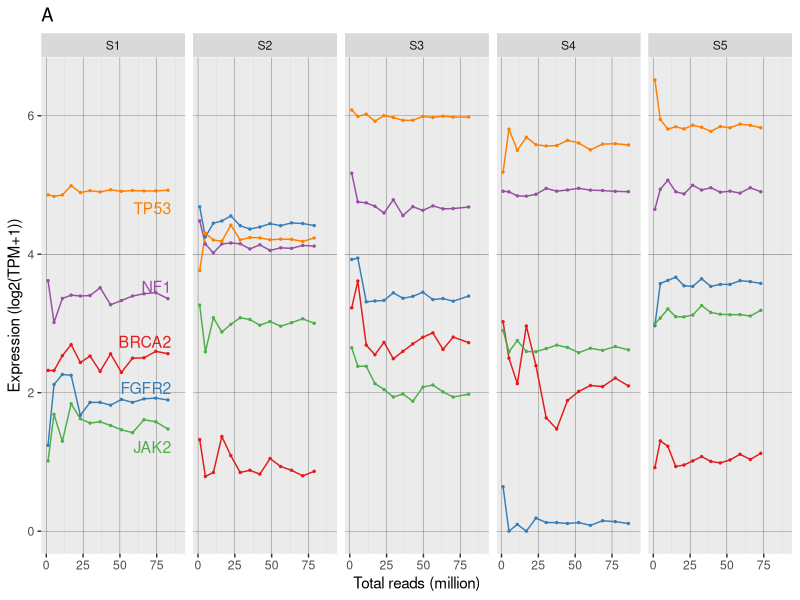
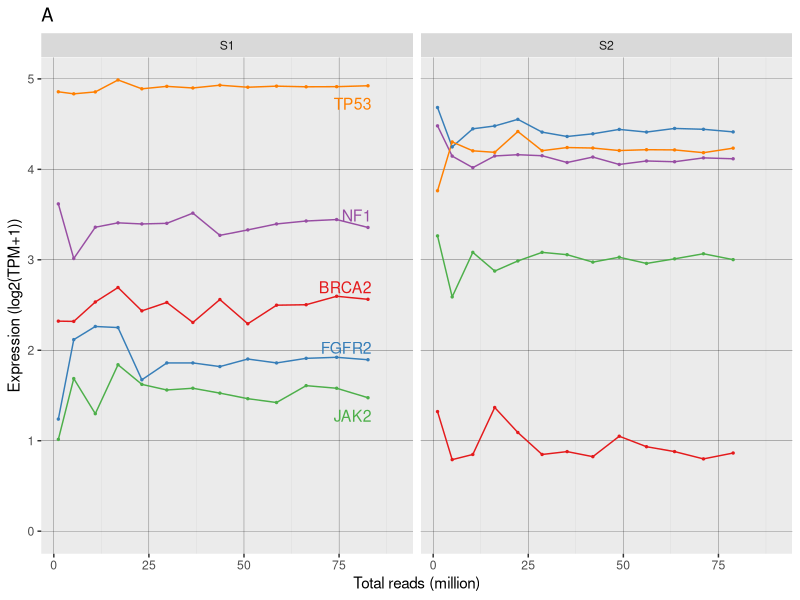
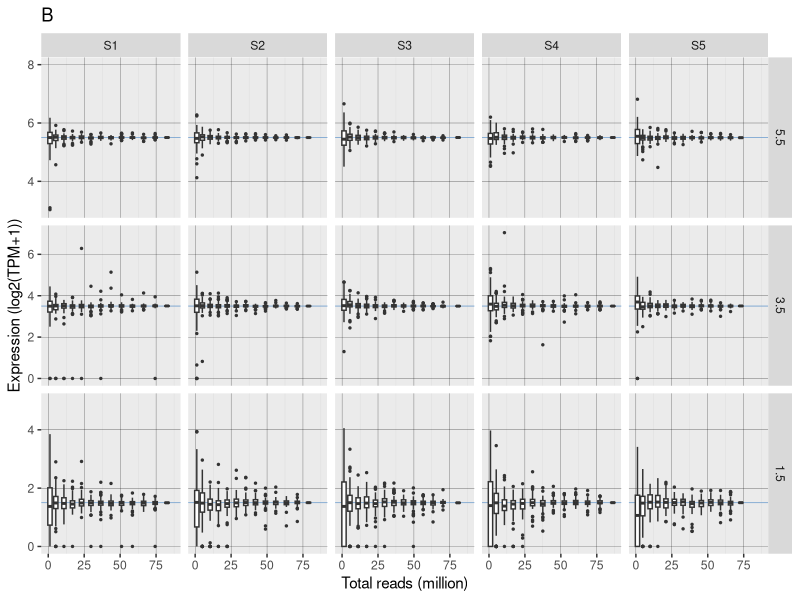
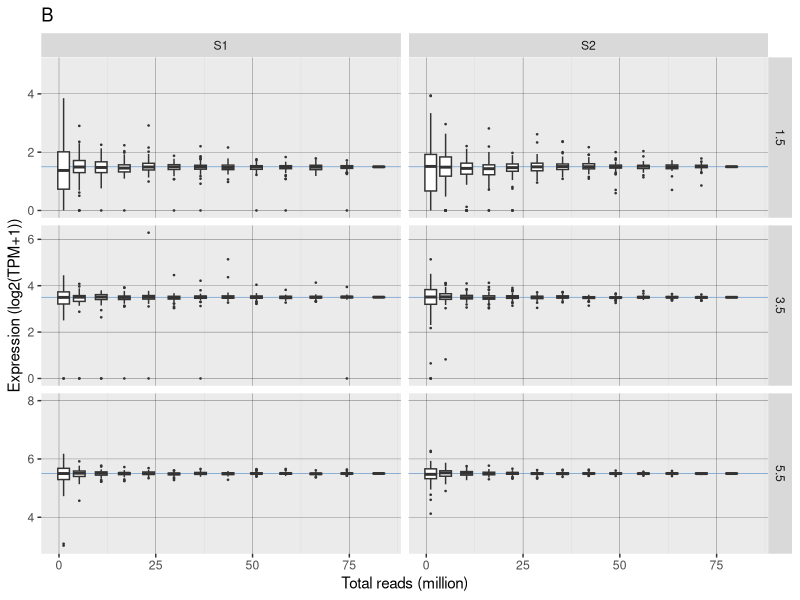
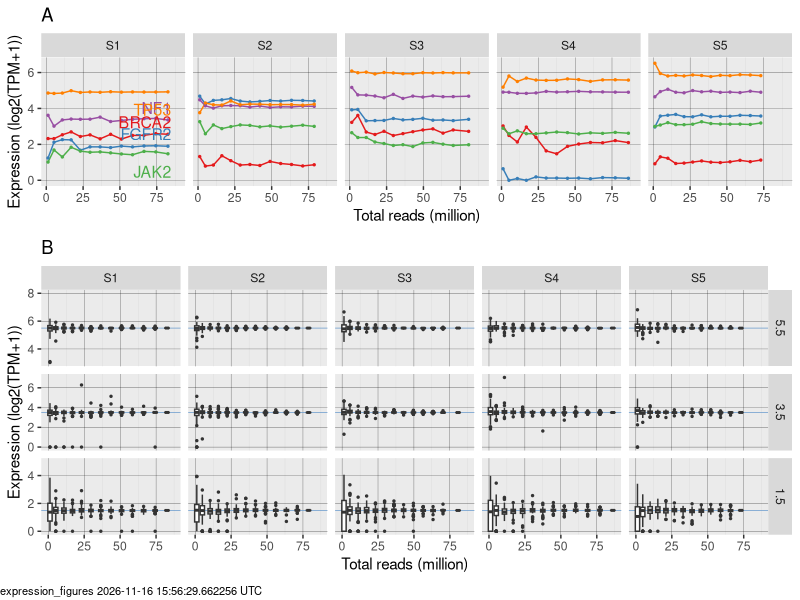
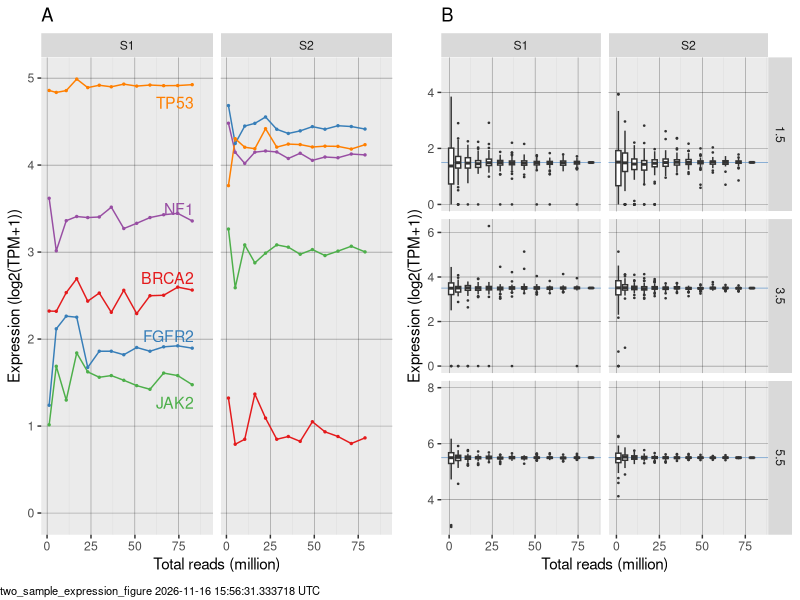

These charts were generated, in order, by the following R code:
## ---- chunk 1

library(readr)
library(tidyr)
library(dplyr)
library(ggplot2)
library(RColorBrewer)
library(knitr)
library(forcats)
library(cowplot)

## ---- chunk 2

gene_abundances_for_bin_detail <- read_tsv("../data/gene_abundances_for_bin_detail.tsv")

highlighted_gene_abundances_raw <- read_tsv("../data/highlighted_gene_abundances.tsv")

read_counts_raw <- read_tsv("../data/read_counts.txt",
                            col_names = c("sample_id", "measurement", "read_count"))

## ---- chunk 3

 
# add information about total reads at data points
highlight_expression <- left_join(highlighted_gene_abundances_raw,
                            read_counts_raw %>%
                              dplyr::filter(measurement == "total_sequences") %>%
                              select(-measurement) %>%
                              select(total_reads = read_count, everything()),
                            by = "sample_id") 

## ---- chunk 4

grid_size_major <- 0.08
grid_size_minor <- 0.05

## ---- chunk 5

expression_label_data <- highlight_expression %>%
  dplyr::filter(
    parent_id == "TH_Eval_014",
    target_UMEND_count == max(target_UMEND_count)) %>% 
  mutate(vjust_val = ifelse(gene %in% c("JAK2", "TP53"), 2, -0.5))

# max_x=20+10*ceiling(max(expression_label_data$max_depth)/1e7)
max_x <- 10 * ceiling(max(expression_label_data$total_reads) / 1E7)

p <- ggplot(highlight_expression) +
  geom_line(aes(x = total_reads / 1e6, y = expression, group = gene, color = gene)) +
  geom_point(aes(x = total_reads / 1e6, y = expression, group = gene, color = gene), size = 0.5)
  # shape= within_accuracy_threshold_of_deepest_val),  size=3, fill="white", alpha=.8 # line opts were , size=1.5, alpha=.7

p2 <- p +
  geom_text(data = expression_label_data,
            aes(x = max_x - 5,
                y = expression,
                label = gene,
                color = gene,
                vjust = vjust_val),
            size = 4, hjust = 1) #+
  #expand_limits(x = max(expression_label_data$max_depth) / 1e6+5)  

p3 <- p2 + 
  facet_wrap(~publication_id, nrow = 1) + 
  background_grid(major = "xy", 
                  minor = "x",
                  colour.major = "black", 
                  colour.minor = grey(0.75),
                  size.major = grid_size_major,
                  size.minor = grid_size_minor) + 
  theme(axis.line = element_blank(),
        legend.position = "none",
        plot.title = element_text(hjust = 0)) + 
  scale_shape_manual(values = c(22, 16))  + 
  scale_color_brewer(guide = FALSE, palette = "Set1") + 
  expand_limits(y = 0, x = max_x) +
  ylab("Expression (log2(TPM+1))") + 
  xlab("Total reads (million)") +
  ggtitle("A")

p3

## ---- chunk 6

ids_to_plot <- c("S1", "S2")
small_highlight_expression <- subset(highlight_expression, publication_id %in% ids_to_plot)

p <- ggplot(small_highlight_expression) +
  geom_line(aes(x = total_reads / 1e6,
                y = expression,
                group = gene,
                color = gene)) +
  geom_point(aes(x = total_reads / 1e6,
                 y = expression,
                 group = gene,
                 color = gene),
             size = 0.5)  # shape= within_accuracy_threshold_of_deepest_val),  size=3, fill="white", alpha=.8 # line opts were , size=1.5, alpha=.7

p2 <- p +
  geom_text(data = expression_label_data,
            aes(x = 1 + total_reads / 1e6,
                y = expression,
                label = gene,
                color = gene,
                vjust = vjust_val),
            size = 4,
            hjust = 1) #+
  #expand_limits(x = max(expression_label_data$max_depth) / 1e6 + 5)  

small_p3 <- p2 + 
  facet_wrap(~publication_id, nrow = 1) + 
  background_grid(major = "xy", 
                  minor = "x",
                  colour.major = "black", 
                  colour.minor = grey(0.75),
                  size.major = grid_size_major,
                  size.minor = grid_size_minor) + 
  theme(axis.line = element_blank(),
        legend.position = "none",
        plot.title = element_text(hjust = 0)) + 
  scale_shape_manual(values = c(22, 16))  + 
  scale_color_brewer(guide = FALSE, palette = "Set1") + 
  expand_limits(y = 0, x = max_x) +
  ylab("Expression (log2(TPM+1))") + 
  xlab("Total reads (million)") +
  ggtitle("A")

small_p3

## ---- chunk 7

half_size_of_expr_bin <- 0.02
gene_expression_levels <- c(1.5, 3.5, 5.5)


n_gene_sample_combos <- gene_abundances_for_bin_detail %>% 
  filter(target_UMEND_count == max(target_UMEND_count)) %>%
  group_by(parent_id, expression_bin) %>%
  summarize(n_genes_per_boxplot = n())

unique(n_gene_sample_combos$n_genes_per_boxplot)

## ---- chunk 8

pretty_expression <-  left_join(gene_abundances_for_bin_detail,
                            read_counts_raw %>%
                              dplyr::filter(measurement == "total_sequences") %>%
                              select(-measurement) %>%
                              select(total_reads = read_count, everything()),
                            by = "sample_id") 



# dummy data to make the y axis as big as i want them
dummy <- bind_rows(c(median_expr = 1.5, expression = 5),
                   c(median_expr = 1.5, expression = 0),
                   c(median_expr = 3.5, expression = 6),
                   c(median_expr = 3.5, expression = 1),
                   c(median_expr = 5.5, expression = 3),
                   c(median_expr = 5.5, expression = 8)) %>%
  mutate(publication_id = "S1", # it doesn't matter which since they're all using the same y axis
         total_reads = 10 * 1e6)

pretty_expression$median_expr_f <- factor(as.character(pretty_expression$expression_bin),
                                          levels = rev(as.character(gene_expression_levels)))
dummy$median_expr_f <- factor(as.character(dummy$median_expr),
                              levels = rev(as.character(gene_expression_levels)))

hline_dummy <- as_tibble(expand.grid(median_expr = unique(dummy$median_expr),
                                     publication_id = unique(pretty_expression$publication_id))) %>%
  mutate(median_expr_f = factor(as.character(median_expr)))

plot_title = "Range of expression of genes with similar expression"
pBin <- ggplot(pretty_expression) + 
  geom_hline(data = hline_dummy, aes(yintercept = median_expr),
             size = 0.25, color = "#6699cc") +
  geom_boxplot(aes(x = total_reads / 1e6,
                   y = expression,
                   group = paste(expression_bin, median_of_depth_bin)), #color=label,
               outlier.size = 0.5, width = 3) + 
  xlab("Total reads (million)") + 
  ylab("Expression (log2(TPM+1))") + 
  theme(legend.position = "none") + 
  facet_grid(median_expr_f ~ publication_id, scales = "free_y") +
  geom_blank(data = dummy, aes(x = total_reads / 1e6, y = expression)) +
  scale_y_continuous(breaks = seq(0, 10, by = 2)) + 
  ggtitle("B")
  # ggtitle(plot_title)

pBin2 <- pBin +
  background_grid(major = "xy", 
                  minor = "x",
                  colour.major = "black", 
                  colour.minor = grey(0.75),
                  size.major = grid_size_major,
                  size.minor = grid_size_minor) +
  theme(axis.line = element_blank(),
        plot.title = element_text(hjust = 0)) +
  scale_x_continuous(breaks = seq(0, max_x, 25))
  # minor_breaks = seq(5, max_x, 5)) +
  # scale_x_continuous(breaks = seq(0, max_x, 25),
  # minor_breaks = seq(5, max_x, 5)) +

pBin2
# ggsave(paste0("figures_and_tables/", plot_title, ".png"), plot=pBin, width=7, height=7)

## ---- chunk 9

# dummy data to make the y axis as big as i want them
dummy <- bind_rows(c(expression_bin = 1.5, expression = 5),
                   c(expression_bin = 1.5, expression = 0),
                   c(expression_bin = 3.5, expression = 6),
                   c(expression_bin = 3.5, expression = 1),
                   c(expression_bin = 5.5, expression = 3),
                   c(expression_bin = 5.5, expression = 8)) %>%
  mutate(publication_id = "S1", # it doesn't matter which since they're all using the same y axis
         total_reads = 10 * 1e6)

hline_dummy <- as_tibble(expand.grid(expression_bin = unique(dummy$expression_bin),
                                     publication_id = unique(pretty_expression$publication_id))) %>%
  mutate(
    expression_bin_f = factor(as.character(expression_bin), as.character(gene_expression_levels))
  )

pretty_expression$expression_bin_f <- factor(as.character(pretty_expression$expression_bin),
                                             levels = as.character(gene_expression_levels))
dummy$expression_bin_f <- factor(as.character(dummy$expression_bin),
                              levels = as.character(gene_expression_levels))
hline_dummy$expression_bin_f <- factor(hline_dummy$expression_bin_f,
                                    levels = as.character(gene_expression_levels))

ids_to_plot <- c("S1", "S2")
small_pretty_expression <- subset(pretty_expression, publication_id %in% ids_to_plot)
small_hline_dummy <- subset(hline_dummy, publication_id %in% ids_to_plot)

plot_title <- "Range of expression of genes with similar expression"
pBin <- ggplot(small_pretty_expression) + 
  geom_hline(data = small_hline_dummy, aes(yintercept = expression_bin),
             size = 0.25, color = "#6699cc") + # color = "grey") +
  geom_boxplot(aes(x = total_reads / 1e6,
                   y = expression,
                   group = paste(expression_bin, median_of_depth_bin)), #color=label,
               outlier.size = 0.25, width = 3) + 
  # geom_hline(data=hline_dummy, aes(yintercept=expression_bin), size=0.5, linetype="dotted", color="blue") +
  xlab("Total reads (million)") + 
  ylab("Expression (log2(TPM+1))") + 
  theme(legend.position = "none") + 
  facet_grid(expression_bin_f ~ publication_id, scales = "free_y") +
  geom_blank(data = dummy, aes(x = total_reads / 1e6, y = expression)) +
  scale_y_continuous(breaks = seq(0, 10, by = 2)) + 
  ggtitle("B")
  # ggtitle(plot_title)

pSmallBin2 <- pBin +
  background_grid(major = "xy", 
                  minor = "x",
                  colour.major = "black", 
                  colour.minor = grey(0.75),
                  size.major = grid_size_major,
                  size.minor = grid_size_minor) +
  theme(axis.line = element_blank(),
        plot.title = element_text(hjust = 0)) +
  scale_x_continuous(breaks = seq(0, max_x, 25))

pSmallBin2

## ---- chunk 10

combined_figure_name <- "expression_figures"

library(grid)
library(gtable)
library(gridExtra)

grob1 <- ggplotGrob(p3)
grob2 <- ggplotGrob(pBin2)

this_time_stamp <- Sys.time()

grobCombo <- arrangeGrob(grobs = list(grob1, grob2), 
                         layout_matrix = rbind(c(1,1),
                                               c(1,1),
                                               c(2,2),
                                               c(2,2),
                                               c(2,2)),
                         bottom = textGrob(paste(combined_figure_name, this_time_stamp, "UTC"),
                                           x=0,
                                           just = "left",
                                           gp = gpar(fontsize = 8)))
grid.newpage()
grid.draw(grobCombo)

ggsave(file = paste0("../figures_and_tables/",
                     combined_figure_name,
                     "_",
                     gsub(" ", "_", gsub(":", "-", this_time_stamp)),
                     "_",
                     "UTC",
                     ".png"),
       grobCombo,
       width = 6,
       height = 8)

## ---- chunk 11

combined_figure_name <- "two_sample_expression_figure"

library(grid)
library(gtable)
library(gridExtra)

grob1 <- ggplotGrob(small_p3)
grob2 <- ggplotGrob(pSmallBin2)

this_time_stamp <- Sys.time()

grobCombo <- arrangeGrob(grobs = list(grob1, grob2), 
                         layout_matrix = rbind(c(1,2),
                                               c(1,2)),
                         bottom = textGrob(paste(combined_figure_name, this_time_stamp, "UTC"),
                                           x = 0,
                                           just = "left",
                                           gp = gpar(fontsize = 8)))
grid.newpage()
grid.draw(grobCombo)

ggsave(file = paste0("../figures_and_tables/",
                     combined_figure_name,
                     "_",
                     gsub(" ", "_", gsub(":", "-", this_time_stamp)),
                     "_",
                     "UTC",
                     ".png"),
       grobCombo,
       width = 8,
       height = 4)

## ---- chunk 12


max_depth=max(highlight_expression$target_UMEND_count)

highlight_expression_for_statements <- 
  highlight_expression %>% 
  group_by(gene, parent_id) %>%
  mutate(
    expression_at_max_depth = expression[target_UMEND_count==max_depth],
    percent_of_max_value = 100*expression/expression_at_max_depth)


# 1 million UMEND reads is roughtly 1 million total reads
this_depth <- 1
highlight_expression %>%
  filter(target_UMEND_count==this_depth) %>%
  pull(total_reads) %>%
  range

highlight_expression_for_statements %>%
  filter(target_UMEND_count==this_depth) %>%
  arrange(percent_of_max_value) %>%
  select(-median_of_depth_bin, -sample_id) %>%
  pull(percent_of_max_value) %>%
  range %>%
  round


# 4 million UMEND reads is roughtly 5 million total reads
this_depth <- 4
highlight_expression %>%
  filter(target_UMEND_count==this_depth) %>%
  pull(total_reads) %>%
  range

highlight_expression_for_statements %>%
  filter(target_UMEND_count==this_depth) %>%
  arrange(percent_of_max_value) %>%
  select(-median_of_depth_bin, -sample_id) %>%
  pull(percent_of_max_value) %>%
  range %>%
  round


# 8 million UMEND reads is roughtly 10 million total reads
this_depth <- 8
highlight_expression %>%
  filter(target_UMEND_count==this_depth) %>%
  pull(total_reads) %>%
  range

highlight_expression_for_statements %>%
  filter(target_UMEND_count==this_depth) %>%
  arrange(percent_of_max_value) %>%
  select(-median_of_depth_bin, -sample_id) %>%
  pull(percent_of_max_value) %>%
  range %>%
  round


